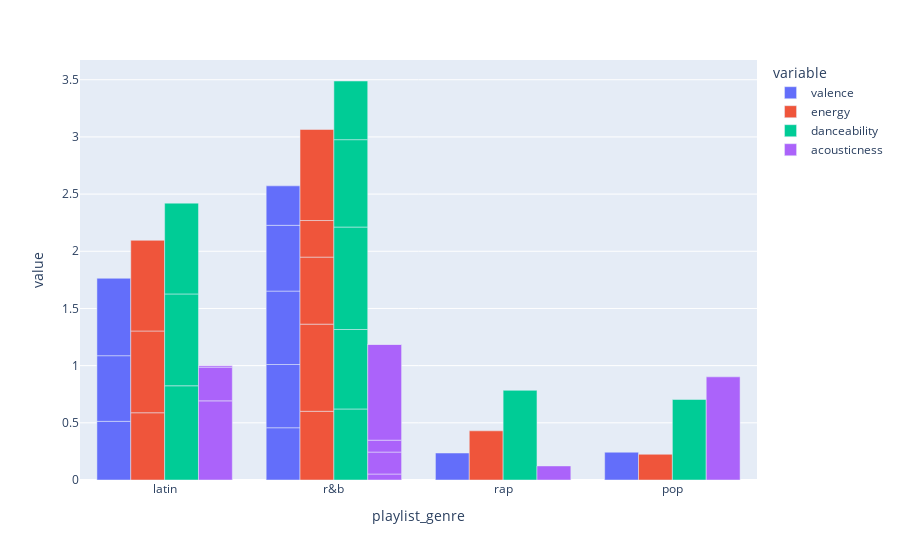

This figure's notebook cell:
### Code cell
top10_genres = df.nlargest(10, 'track_popularity')

fig = px.bar(top10_genres, x='playlist_genre', y=['valence', 'energy', 'danceability', 'acousticness'], barmode='group')
fig.show()

### Figure 1 — Plotly figure (JSON) as saved in the notebook; plotly's stock layout.template omitted (floating-point values rounded to 4 significant figures)
{"data": [{"alignmentgroup": "True", "hovertemplate": "variable=valence<br>playlist_genre=%{x}<br>value=%{y}<extra></extra>", "legendgroup": "valence", "marker": {"color": "#636efa", "pattern": {"shape": ""}}, "name": "valence", "offsetgroup": "valence", "orientation": "v", "showlegend": true, "textposition": "auto", "type": "bar", "x": ["latin", "r&b", "r&b", "r&b", "r&b", "r&b", "latin", "rap", "pop", "latin"], "xaxis": "x", "y": [0.513, 0.457, 0.553, 0.642, 0.575, 0.345, 0.574, 0.236, 0.243, 0.677], "yaxis": "y"}, {"alignmentgroup": "True", "hovertemplate": "variable=energy<br>playlist_genre=%{x}<br>value=%{y}<extra></extra>", "legendgroup": "energy", "marker": {"color": "#EF553B", "pattern": {"shape": ""}}, "name": "energy", "offsetgroup": "energy", "orientation": "v", "showlegend": true, "textposition": "auto", "type": "bar", "x": ["latin", "r&b", "r&b", "r&b", "r&b", "r&b", "latin", "rap", "pop", "latin"], "xaxis": "x", "y": [0.588, 0.601, 0.762, 0.586, 0.32, 0.796, 0.715, 0.43, 0.225, 0.793], "yaxis": "y"}, {"alignmentgroup": "True", "hovertemplate": "variable=danceability<br>playlist_genre=%{x}<br>value=%{y}<extra></extra>", "legendgroup": "danceability", "marker": {"color": "#00cc96", "pattern": {"shape": ""}}, "name": "danceability", "offsetgroup": "danceability", "orientation": "v", "showlegend": true, "textposition": "auto", "type": "bar", "x": ["latin", "r&b", "r&b", "r&b", "r&b", "r&b", "latin", "rap", "pop", "latin"], "xaxis": "x", "y": [0.824, 0.621, 0.695, 0.896, 0.764, 0.513, 0.803, 0.784, 0.704, 0.794], "yaxis": "y"}, {"alignmentgroup": "True", "hovertemplate": "variable=acousticness<br>playlist_genre=%{x}<br>value=%{y}<extra></extra>", "legendgroup": "acousticness", "marker": {"color": "#ab63fa", "pattern": {"shape": ""}}, "name": "acousticness", "offsetgroup": "acousticness", "orientation": "v", "showlegend": true, "textposition": "auto", "type": "bar", "x": ["latin", "r&b", "r&b", "r&b", "r&b", "r&b", "latin", "rap", "pop", "latin"], "xaxis": "x", "y": [0.692, 0.0522, 0.192, 0.104, 0.837, 0.00147, 0.295, 0.123, 0.902, 0.0125], "yaxis": "y"}], "layout": {"autosize": true, "barmode": "group", "legend": {"title": {"text": "variable"}, "tracegroupgap": 0}, "margin": {"t": 60}, "xaxis": {"anchor": "y", "autorange": true, "domain": [0, 1], "range": [-0.5, 3.5], "title": {"text": "playlist_genre"}, "type": "category"}, "yaxis": {"anchor": "x", "autorange": true, "domain": [0, 1], "range": [0, 3.673], "title": {"text": "value"}, "type": "linear"}}}
